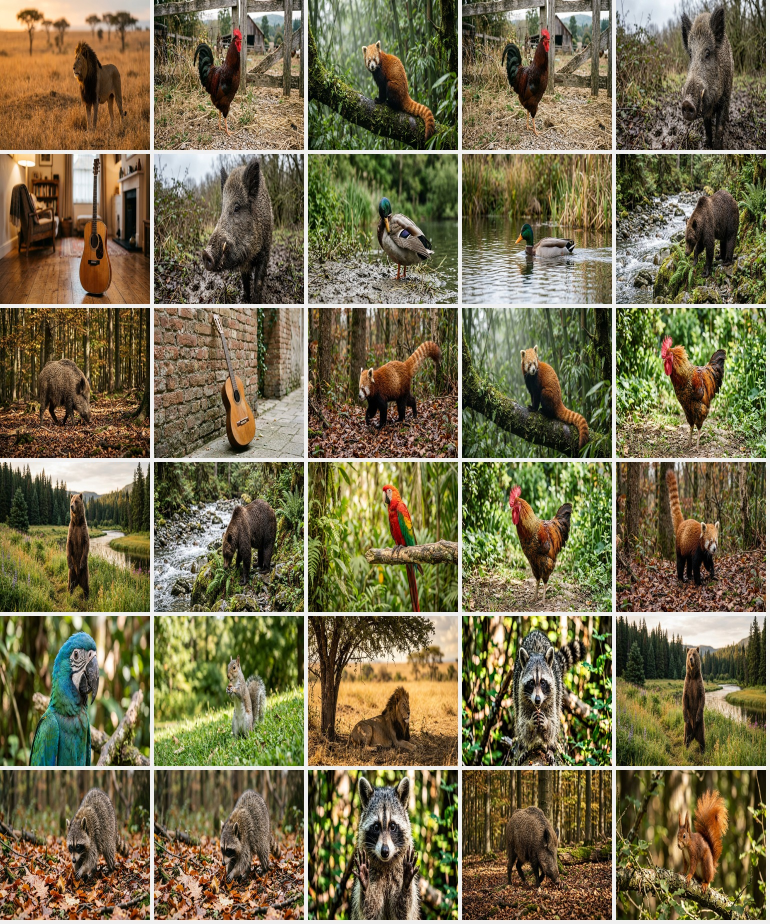
#> input picture preview_blind.jpg, 1540 x 1848 px (shown at 1/2 size)
$ python -i realdata.py   (imports and definitions only)
#> lines starting #> are read from the running program, lines starting #| are printed output that depends on the picture
#!/usr/bin/env python3
"""
realdata.py — real-photo corpus for the offline solver models.

The first dataset pass (make_dataset.py + synth_shapes.py) draws every tile
with Pillow — fast, labelled, deterministic, but *drawn*. Real hCaptcha
tiles are photographs. This module turns image-search downloads (workspace
dir ``image-search/``) into a curated real corpus:

    data_real/tiles/<class>/<class>_real_NN.jpg   96x96 real photo tiles
    data_real/val/<class>/...                     held-out real photos
                                                  (never trained on)
    data_real/scenes/*.jpg                        real background scenes
                                                  (streets, grass, beach...)

``--holdout N`` photos per class go to val/ so test_solver can measure the
model against REAL photographs it never saw in training.

Classes with no reliable photo source (currently only ``red_light`` — image
search returns green/yellow signals for "red light" queries, which would
teach the exact confusion the label split exists to prevent) stay synthetic
and are listed in REAL_CLASSES's complement automatically.

Runtime helpers for make_challenges.py:

    real_tile(name, rng, size)  -> PIL square tile or None
    real_scene(size, rng)       -> PIL background photo or None
    real_frac(class_name)       -> 0..1 how much real coverage the class has

Everything degrades to None when data_real/ is absent: the generators then
produce their painted output as before (the corpora are regenerable —
data_real/ is gitignored like data_v2/).
"""

from __future__ import annotations

import argparse
import glob
import json
import os
import random

from PIL import Image, ImageEnhance, ImageFilter

ROOT = os.path.dirname(os.path.abspath(__file__)) if "__file__" in dir() \
    else os.getcwd()
SEARCH_DIR = os.path.join(ROOT, "image-search")
REAL_DIR = os.environ.get("SOLVER_REAL_DIR", os.path.join(ROOT, "data_real"))

# query-slug substring -> class. Ordered: first match wins.
# (two fetch rounds per class: a generic query + a context/closeup query)
REAL_MAP = [
    # round 2
    ("dog-closeup", "dog"),
    ("cat-kitten", "cat"),
    ("wild-rabbit", "rabbit"),
    ("horse-head", "horse"),
    ("elephant-zoo", "elephant"),
    ("cow-pasture", "cow"),
    ("colorful-bird", "bird"),
    ("tree-frog", "frog"),
    ("sea-turtle", "turtle"),
    ("garden-snail", "snail"),
    ("kangaroo-joey", "kangaroo"),
    ("claw-hammer", "hammer"),
    ("cordless-power-drill", "drill"),
    ("handsaw-isolated", "saw"),
    ("paint-brush-dipped", "paintbrush"),
    ("adjustable-wrench", "wrench"),
    ("screwdriver-red-handle", "screwdriver"),
    ("stack-of-cut-wood", "wood"),
    ("steel-nails", "nail"),
    ("screws-and-bolts", "bolt"),
    ("green-apple", "apple"),
    ("pizza-slice", "pizza"),
    ("office-desk-table", "table"),
    ("wooden-chair", "chair"),
    ("tea-cup-saucer", "cup"),
    ("stack-of-books", "book"),
    ("alarm-clock", "clock"),
    ("colorful-umbrella", "umbrella"),
    ("pine-tree", "tree"),
    ("yellow-flower", "flower"),
    ("brick-house", "house"),
    ("mountain-range", "mountain"),
    ("hiking-boot", "boot"),
    ("yellow-school-bus", "bus"),
    ("sports-car", "car"),
    ("semi-truck", "truck"),
    ("high-speed-train", "train"),
    ("mountain-bike", "bicycle"),
    ("sport-motorcycle", "motorcycle"),
    ("fishing-boat", "boat"),
    ("jet-airplane", "airplane"),
    ("traffic-light-pole", "traffic_light"),
    ("pedestrian-crossing", "crosswalk"),
    ("red-fire-hydrant", "fire_hydrant"),
    ("coin-parking-meter", "parking_meter"),
    # round 1
    ("hammer-tool", "hammer"),
    ("power-drill", "drill"),
    ("hand-saw", "saw"),
    ("paintbrush-with", "paintbrush"),
    ("wrench-spanner", "wrench"),
    ("screwdriver-tool", "screwdriver"),
    ("dog-photo", "dog"),
    ("cat-photo", "cat"),
    ("rabbit-photo", "rabbit"),
    ("horse-photo", "horse"),
    ("elephant-photo", "elephant"),
    ("cow-photo", "cow"),
    ("bird-photo", "bird"),
    ("frog-photo", "frog"),
    ("turtle-photo", "turtle"),
    ("snail-photo", "snail"),
    ("kangaroo-photo", "kangaroo"),
    ("wooden-planks", "wood"),
    ("metal-nail", "nail"),
    ("metal-wood-screw", "screw"),
    ("hex-bolt", "bolt"),
    ("red-brick-wall", "wall"),
    ("blank-artist-canvas", "canvas"),
    ("sailboat-water", "boat"),
    ("speed-boat", "boat"),
    ("passenger-airplane", "airplane"),
    ("red-apple", "apple"),
    ("whole-pizza", "pizza"),
    ("wooden-dining-table", "table"),
    ("single-chair", "chair"),
    ("coffee-cup", "cup"),
    ("hardcover-book", "book"),
    ("round-wall-clock", "clock"),
    ("open-umbrella", "umbrella"),
    ("single-green-tree", "tree"),
    ("single-flower", "flower"),
    ("suburban-house", "house"),
    ("snowy-mountain", "mountain"),
    ("single-leather-boot", "boot"),
    ("city-bus", "bus"),
    ("sedan-car", "car"),
    ("delivery-truck", "truck"),
    ("train-locomotive", "train"),
    ("bicycle-photo", "bicycle"),
    ("motorcycle-photo", "motorcycle"),
    ("traffic-light-photo", "traffic_light"),
    # "red light lit" queries return mostly green/yellow/amber signals —
    # perfect NEGATIVE evidence for traffic_light, poisonous for red_light
    ("traffic-signal-showing-red-light", "traffic_light"),
    ("zebra-crosswalk", "crosswalk"),
    ("fire-hydrant", "fire_hydrant"),
    ("parking-meter", "parking_meter"),
    # batch 3 (49 -> 60)
    ("zebra-animal", "zebra"),
    ("zebra-standing", "zebra"),
    ("giraffe-animal", "giraffe"),
    ("giraffe-neck", "giraffe"),
    ("lion-animal", "lion"),
    ("male-lion", "lion"),
    ("bear-animal", "bear"),
    ("brown-bear", "bear"),
    ("sheep-animal", "sheep"),
    ("white-sheep", "sheep"),
    ("duck-bird", "duck"),
    ("mallard-duck", "duck"),
    ("tropical-fish", "fish"),
    ("goldfish", "fish"),
    ("butterfly-insect", "butterfly"),
    ("monarch-butterfly", "butterfly"),
    ("banana-fruit", "banana"),
    ("single-banana", "banana"),
    ("acoustic-guitar", "guitar"),
    ("wooden-guitar", "guitar"),
    ("cactus-plant", "cactus"),
    ("saguaro-cactus", "cactus"),
]

SCENE_KEYS = [
    "empty-city-street",
    "green-grass-meadow",
    "sandy-beach",
    "wooden-table-surface",
    "asphalt-road-surface",
    "kitchen-counter",
    "forest-path",
    "concrete-pavement",
    "park-lawn",
    "night-city-street",
]

IMG_EXT = (".jpg", ".jpeg", ".png", ".webp", ".bmp")


# [6 lines left out: function _slug_class, not called in this run]


def _slug_scene(filename):
    base = os.path.basename(filename).lower()
    return any(k in base for k in SCENE_KEYS)


# [81 lines left out: functions _to_square_tile, organize, not called in this run]


# ── real object cutouts + composites ─────────────────────────────────────
#
# Many fetched photos are product/stock shots on a near-uniform background.
# Cutting the object OUT and compositing it onto real scene photos teaches
# the classifier background-invariance — the thing plain frame-level
# fine-tuning on a few photos can't give a small CNN.

def estimate_border_bg(im):
    """Median colour + spread of the frame border, or None when the border
    is too textured for a clean cutout."""
    import numpy as np
    a = np.asarray(im, dtype=np.float32)
    b = max(2, min(im.size) // 10)
    border = np.concatenate([
        a[:b].reshape(-1, 3), a[-b:].reshape(-1, 3),
        a[:, :b].reshape(-1, 3), a[:, -b:].reshape(-1, 3)])
    med = np.median(border, axis=0)
    dist = np.abs(border - med).sum(1)
    spread = float(np.percentile(dist, 75))
    return med, spread


def cutout_object(path, work=128):
    """RGBA cutout of the object on a uniform-background photo, or None."""
#> called with path = 'preview_blind.jpg', work = 128
    import numpy as np
    try:
        im = Image.open(path).convert("RGB").resize((work, work),
                                                    Image.LANCZOS)
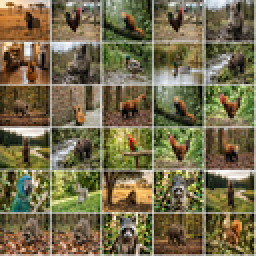
#> im: PIL image 128x128 RGB (shown 2 times larger); mean R, G, B 117.6, 108.8, 76.1
    except Exception:
        return None
    bg, spread = estimate_border_bg(im)
#> in estimate_border_bg, `med = np.median(border, axis=0)`: med = [115, 100, 60]
#> in estimate_border_bg, `dist = np.abs(border - med).sum(1)`: dist = 6144 values, max 490 at index 3848, min 2 at index 3674, mean 120.3
#> in estimate_border_bg, `spread = float(np.percentile(dist, 75))`: spread = 163
#> bg = [115, 100, 60]; spread = 163
    if spread > 34:                     # border itself isn't uniform
        return None
    a = np.asarray(im, dtype=np.float32)
    dist = np.abs(a - bg.reshape(1, 1, 3)).sum(2)
    mask = (dist > max(52.0, spread * 2.6)).astype(np.uint8) * 255
    m = Image.fromarray(mask, "L").filter(ImageFilter.MedianFilter(5))
    m = m.filter(ImageFilter.MaxFilter(9)).filter(ImageFilter.MinFilter(5))
    fa = np.asarray(m, dtype=np.float32) / 255.0
    filled = fa.sum()
    if filled < work * work * 0.02:     # nothing found
        return None
    ys, xs = (fa > 0.4).nonzero()
    if len(xs) == 0:
        return None
    x0, x1, y0, y1 = xs.min(), xs.max(), ys.min(), ys.max()
    fw, fh = (x1 - x0) / work, (y1 - y0) / work
    cover = filled / (work * work)
    if fw < 0.14 or fh < 0.14 or cover > 0.80:   # sliver or frame-filler
        return None
    # background bleed check: the bbox corners of a TRUE cutout are mask
    # background; if they're mostly foreground the "object" is a crop artifact
    corners = [fa[y0, x0], fa[y0, x1], fa[y1, x0], fa[y1, x1]]
    if sum(1 for c in corners if c < 0.5) < 3:
        return None
    rgba = im.convert("RGBA")
    edge = m.filter(ImageFilter.GaussianBlur(1.5))
    rgba.putalpha(edge)
    return rgba.crop((int(x0), int(y0), int(x1) + 1, int(y1) + 1))


# [65 lines left out: functions cutout_for_class, composite_for_class, composites, not called in this run]


# ── runtime helpers (make_challenges) ─────────────────────────────────────

_CACHE = {}


def real_tiles_dir():
    d = os.path.join(REAL_DIR, "tiles")
    return d if os.path.isdir(d) else None


# [6 lines left out: function _class_files, not called in this run]


def real_frac(name):
    """0..1 — how real-photo-backed this class is (0 = no photos)."""
    return min(1.0, len(_class_files(name)) / 6.0)


# [21 lines left out: function real_tile, not called in this run]


_SCENES = None


# [34 lines left out: functions real_scene, main, not called in this run]


# [2 lines not run here, left out]

>>> result = cutout_object('preview_blind.jpg')
